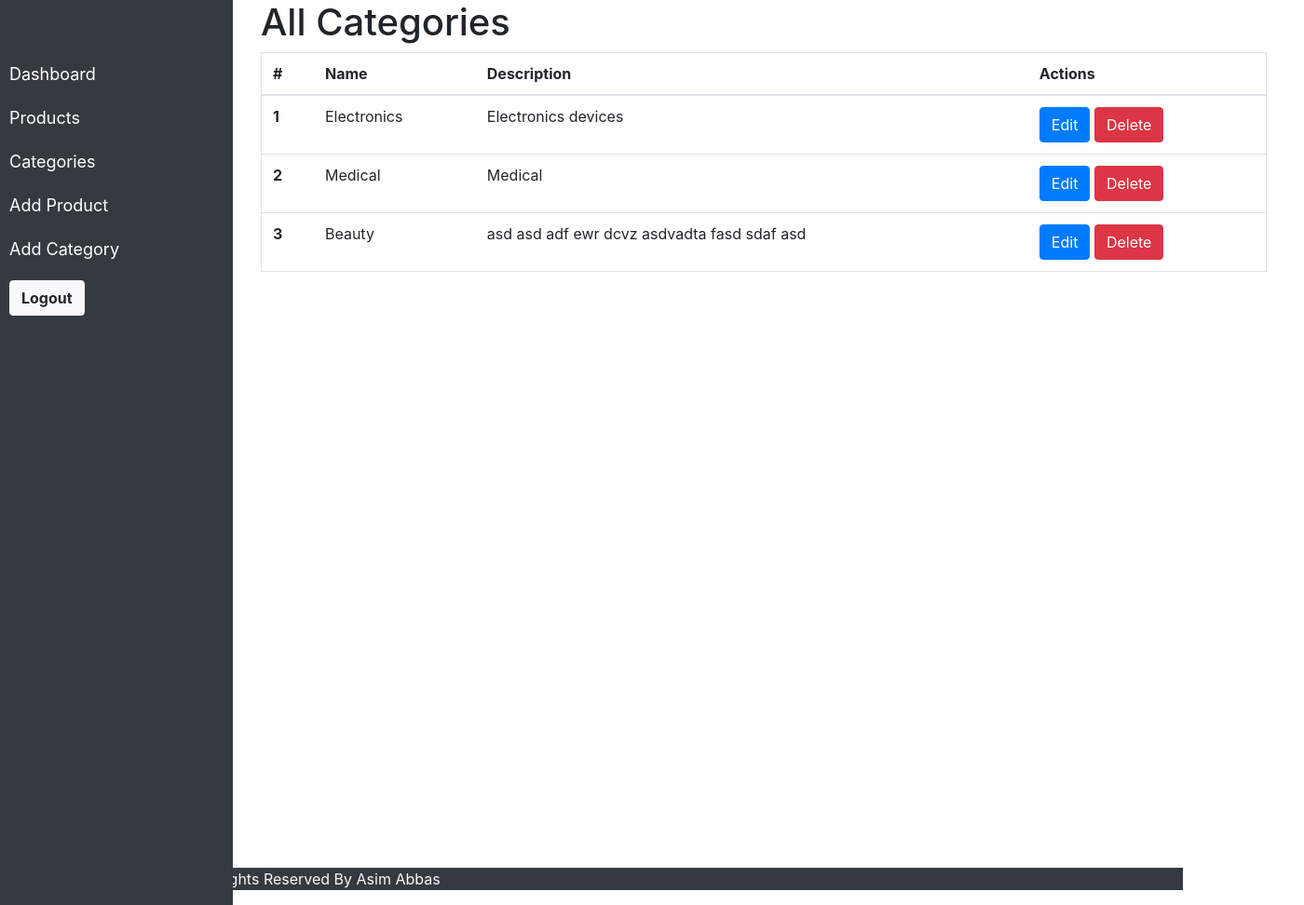
The app's page /admin/categories.php with its own data.
### tables this page shows
CREATE TABLE `categories` (
  `id` int(11) NOT NULL,
  `name` varchar(100) NOT NULL,
  `description` varchar(200) NOT NULL
);

### admin/database.php (called while the page is built, shortened)
<?php
class Database {
    private $conn;
    private $servername = "localhost";
    private $username = "root";
    private $password = "";
    private $dbname = "wms";
    public function __construct() {
        $this->conn = new mysqli($this->servername, $this->username, $this->password, $this->dbname);
    }
    public function read($table, $condition = "", $limit = "", $order = "") {
        $sql = "SELECT * FROM $table";
        $result = $this->conn->query($sql);
        if ($result->num_rows > 0) {
            $rows = array();
            while ($row = $result->fetch_assoc()) {
                $rows[] = $row;
            }
            return $rows;
        } else {
            return array();
        }
    }
}

### admin/categories.php (the view, shortened to what this page needs)
<?php
    include 'assests/sidebar.php';
    include 'assests/header.php';
    require 'database.php';
    $database = new Database();
     ?>
     <div class="container" style="margin-left: 250px;">
    <div class="container-fluid">
    <h1>All Categories</h1>
    <table class="table border">
  <thead>
    <tr>
      <th scope="col">#</th>
      <th scope="col">Name</th>
      <th scope="col">Description</th>
      <th scope="col">Actions</th>
    </tr>
  </thead>
  <tbody>
  <?php $result = $database->read('categories');
        $i = 1;
        foreach($result as $row){
    ?>
    <tr>
      <th scope="row"><?= $i ?></th>
      <td><?= $row["name"] ?></td>
      <td><?= $row["description"] ?></td>
      <td>
        <button type="button" class="btn btn-primary edit-btn2"
                data-toggle="modal" data-target="#editModal2"
                data-category-id="<?= $row['id'] ?>">
            Edit
        </button>
      <button type="button" class="btn btn-danger delete2" id="delete2" data-category-id="<?= $row['id'] ?>">Delete</button>
      </td>
    </tr>
    <?php
     $i++;
        }
    ?>
  </tbody>
</table>
</div>
     </div>
     <?php include 'assests/footer.php'; ?>

### records on screen
categories: name "Electronics", description "Electronics devices"
categories: name "Medical", description "Medical"
categories: name "Beauty", description "asd asd adf ewr dcvz asdvadta fasd sdaf asd"
